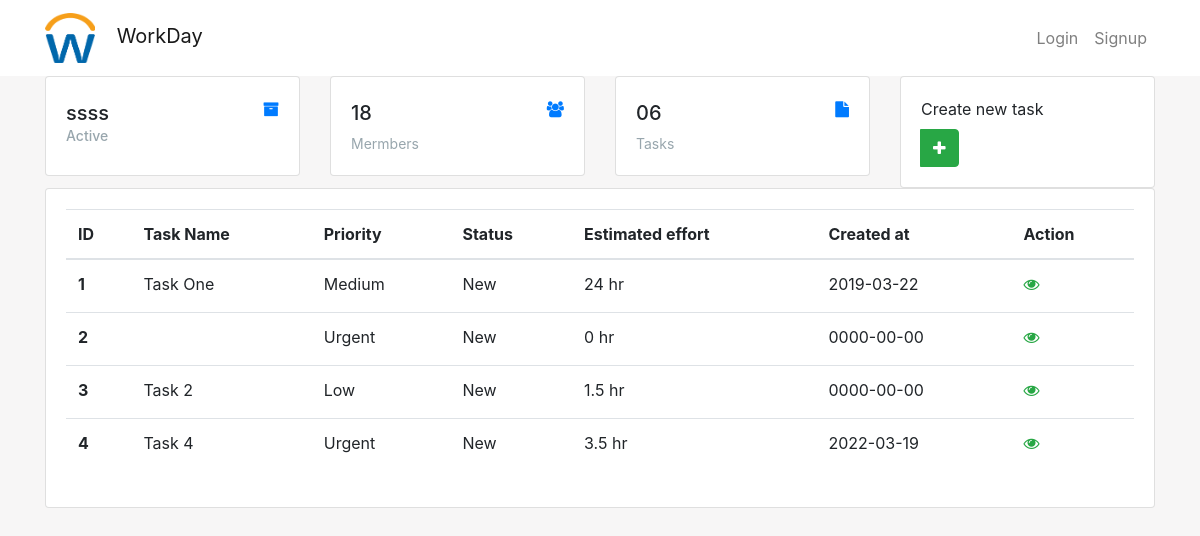
Screenshot of /project-profile/index.php?id=1 with the database file from the repository.
### tables this page shows
CREATE TABLE `project` (
  `project_id` int(11) NOT NULL,
  `project_name` varchar(255) NOT NULL,
  `project_sdate` date NOT NULL,
  `project_edate` date NOT NULL,
  `project_owner` int(11) NOT NULL,
  `project_status` varchar(255) NOT NULL,
  `project_logo` varchar(255) NOT NULL
);

CREATE TABLE `task` (
  `task_id` int(11) NOT NULL,
  `task_project` int(11) NOT NULL,
  `task_name` varchar(255) NOT NULL,
  `task_cdate` date NOT NULL,
  `task_estimated` float NOT NULL,
  `task_actual` float DEFAULT NULL,
  `assign_to` int(11) DEFAULT NULL,
  `task_discription` longtext NOT NULL,
  `priority` varchar(255) NOT NULL,
  `task_status` varchar(255) NOT NULL,
  `task_due` date DEFAULT NULL
);

### project-profile/index.php (the view, shortened to what this page needs)
<?php
include '../assets/layouts/header.php';
if (isset($_GET['id'])) {
    $projectid = $_GET['id'];
} else {
    header("Location:../home");
}
$sql = "SELECT * FROM project WHERE project_id ='$projectid'";
$stmt = mysqli_stmt_init($conn);
if (!mysqli_stmt_prepare($stmt, $sql)) {
    die('SQL ERROR');
} else {
    mysqli_stmt_execute($stmt);
    $result = mysqli_stmt_get_result($stmt);
    $project = mysqli_fetch_assoc($result);
}
?>
<link href="https://maxcdn.bootstrapcdn.com/font-awesome/4.3.0/css/font-awesome.min.css" rel="stylesheet">
<div class="container">
    <div class="row">
        <div class="col-xl-3 col-md-6">
            <div class="card bg-pattern">
                <div class="card-body">
                    <div class="float-right">
                        <i class="fa fa-archive text-primary h4 ml-3"></i>
                    </div>
                    <h5 class="font-size-20 mt-0 pt-1"><?php echo $project['project_name']; ?>
                        <p class="text-muted mb-0"><?php echo $project['project_status']; ?></p>
                </div>
            </div>
        </div>
        <div class="col-xl-3 col-md-6">
            <div class="card bg-pattern">
                <div class="card-body">
                    <div class="float-right">
                        <i class="fa fa-users text-primary h4 ml-3"></i>
                    </div>
                    <h5 class="font-size-20 mt-0 pt-1">18</h5>
                    <p class="text-muted mb-0">Mermbers</p>
                </div>
            </div>
        </div>
        <div class="col-xl-3 col-md-6">
            <div class="card bg-pattern">
                <div class="card-body">
                    <div class="float-right">
                        <i class="fa fa-file text-primary h4 ml-3"></i>
                    </div>
                    <h5 class="font-size-20 mt-0 pt-1">06</h5>
                    <p class="text-muted mb-0">Tasks</p>
                </div>
            </div>
        </div>
        <div class="col-xl-3 col-md-6">
            <div class="card">
                <div class="card-body">
                    <div class="form-group mb-0">
                        <label>Create new task</label>
                        <div class="input-group mb-0">
                            <div class="input-group-append">
                                <button data-toggle="modal" data-target="#exampleModal" class="btn btn-success"
                                    type="button"><i class="fa fa-plus"></i></button>
                            </div>
                        </div>
                    </div>
                </div>
            </div>
        </div>
    </div>
    <div class="row">
        <div class="col-lg-12">
            <div class="card">
                <div class="card-body">
                    <div class="table-responsive project-list">
                        <table class="table project-table table-centered table-nowrap">
                            <thead>
                                <tr>
                                    <th scope="col">ID</th>
                                    <th scope="col">Task Name</th>
                                    <th scope="col">Priority</th>
                                    <th scope="col">Status</th>
                                    <th scope="col">Estimated effort</th>
                                    <th scope="col">Created at</th>
                                    <th scope="col">Action</th>
                                </tr>
                            </thead>
                            <tbody>
                                <?php
                                $query = "SELECT * FROM task WHERE task_project = $projectid";
                                $stmt = mysqli_stmt_init($conn);
                                if (!mysqli_stmt_prepare($stmt, $query)) {
                                    die('ERROR IN CONNECTION');
                                } else {
                                    mysqli_stmt_execute($stmt);
                                    $result = mysqli_stmt_get_result($stmt);
                                    while ($row = mysqli_fetch_assoc($result)) {
                                        echo '
                                <tr>
                                    <th scope="row">' . $row['task_id'] . '</th>
                                    <td>' . $row['task_name'] . '</td>
                                    <td>' . $row['priority'] . '</td>
                                    <td>
                                        <span class="text-secoundary font-12">' . $row['task_status'] . '</span>
                                    </td>
                                    <td>
                                    <span class="text-secoundary font-12"> ' . $row['task_estimated'] . ' hr</span>
                                    </td>
                                    <td>
                                    ' . $row['task_cdate'] . '
                                    </td>
                                    <td>
                                        <a href="task.php?tid=' . $row['task_id'] . '&pid=' . $row['task_project'] . '" class="text-success " data-toggle="tooltip" data-placement="top"
                                            title="" data-original-title="Edit"> <i class="fa fa-eye h5 "></i></a>
                                    </td>
                                </tr>';
                                    }
                                }
                                ?>
                            </tbody>
                        </table>
                    </div>
                </div>
            </div>
        </div>
    </div>
</div>
<?php
include '../assets/layouts/footer.php'
?>

### assets/layouts/header.php (shortened to what this page needs)
<!DOCTYPE html>
<html lang="en">
<head>
    <link rel="stylesheet" href="../assets/vendor/bootstrap-4.3.1/css/bootstrap.min.css">
    <link rel="stylesheet" href="../assets/vendor/fontawesome-5.12.0/css/all.min.css">
    <link rel="stylesheet" href="../assets/css/app.css">
    <link rel="stylesheet" href="custom.css" >
</head>
<body>
    <?php require 'navbar.php'; ?>

### assets/layouts/navbar.php (shortened to what this page needs)
<?php if (!isset($_SESSION['auth'])) { ?>
<nav class="navbar navbar-expand-md navbar-light bg-white shadow-sm p-2">
    <?php } else { ?>
    <nav class="navbar navbar-expand-md navbar-dark bg-dark shadow-sm p-2">
        <?php } ?>
        <div class="container">
            <a class="navbar-brand" href="../home">
                <?php if (!isset($_SESSION['auth'])) { ?>
                <img src="../assets/images/logonotext.png" alt="" width="50" height="50" class="mr-3">
                <?php } else { ?>
                <img src="../assets/images/logonotextwhite.png" alt="" width="50" height="50" class="mr-3">
                <?php } ?>
                <?php echo APP_NAME; ?>
            </a>
            <div class="collapse navbar-collapse" id="navbarSupportedContent">
                <ul class="navbar-nav ml-auto">
                    <?php if (!isset($_SESSION['auth'])) { ?>
                    <li class="nav-item">
                        <a class="nav-link" href="../login">Login</a>
                    </li>
                    <li class="nav-item">
                        <a class="nav-link" href="../register">Signup</a>
                    </li>
                    <?php } ?>
                </ul>
            </div>
        </div>
    </nav>

### assets/layouts/footer.php (shortened to what this page needs)
</body>
</html>

### assets/css/app.css (style rules this page uses)
html, body { overflow-x: hidden; height: 100%; }

### project-profile/custom.css (style rules this page uses)
body { margin-top: 0px; background: #f7f6f6; }
.text-muted { color: #98a6ad !important; }
p { line-height: 1.6; font-size: 14px; }

### rows the page displays
project: project_name "ssss", project_status "Active"
task: task_id "1", task_name "Task One", priority "Medium", task_status "New", task_estimated "24", task_cdate "2019-03-22"
task: task_id "2", priority "Urgent", task_status "New", task_estimated "0", task_cdate "0000-00-00"
task: task_id "3", task_name "Task 2", priority "Low", task_status "New", task_estimated "1.5", task_cdate "0000-00-00"
task: task_id "4", task_name "Task 4", priority "Urgent", task_status "New", task_estimated "3.5", task_cdate "2022-03-19"

### other values shown
APP_NAME "WorkDay"
